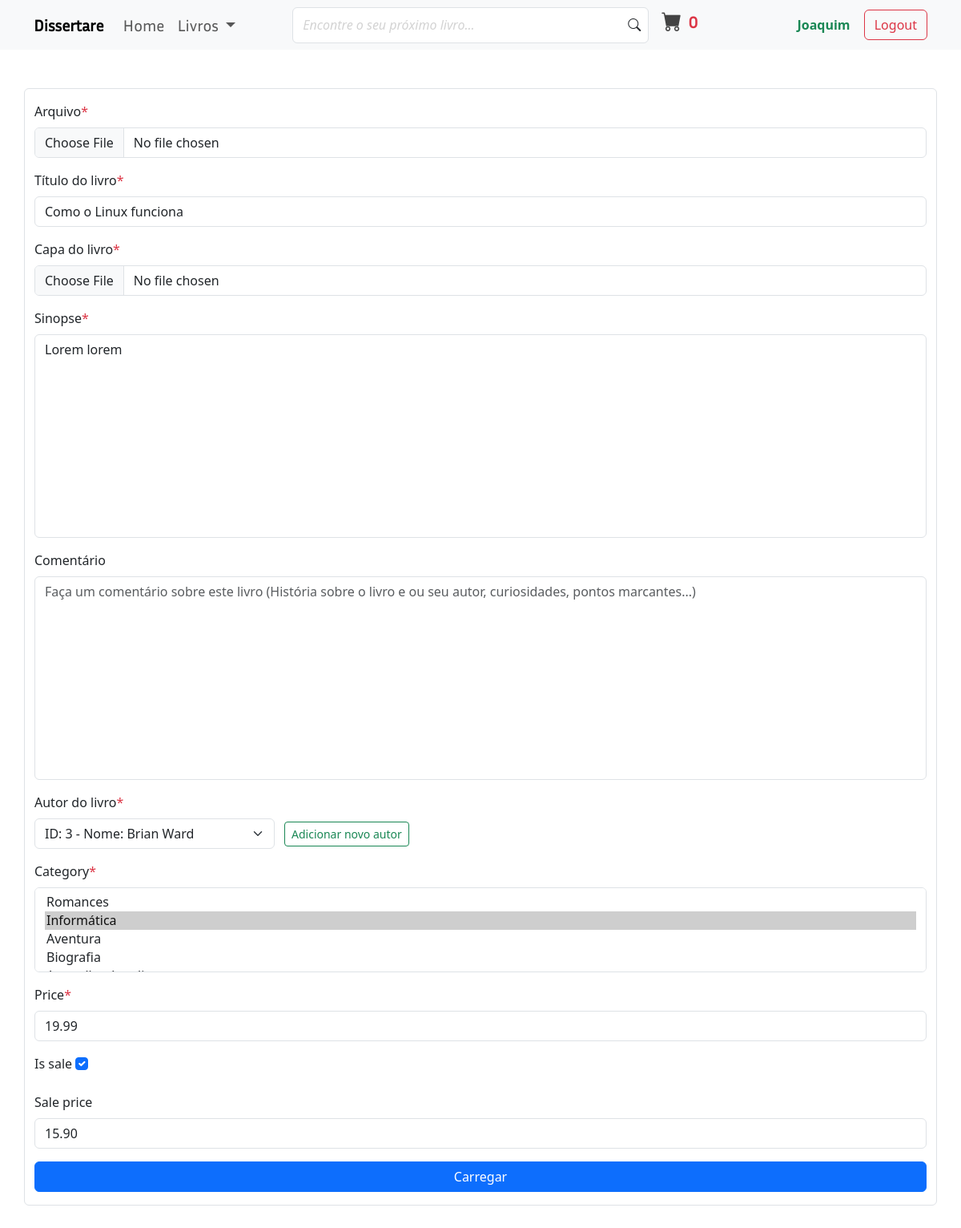
The app's page /book/update_book/1/ (signed in), older data.
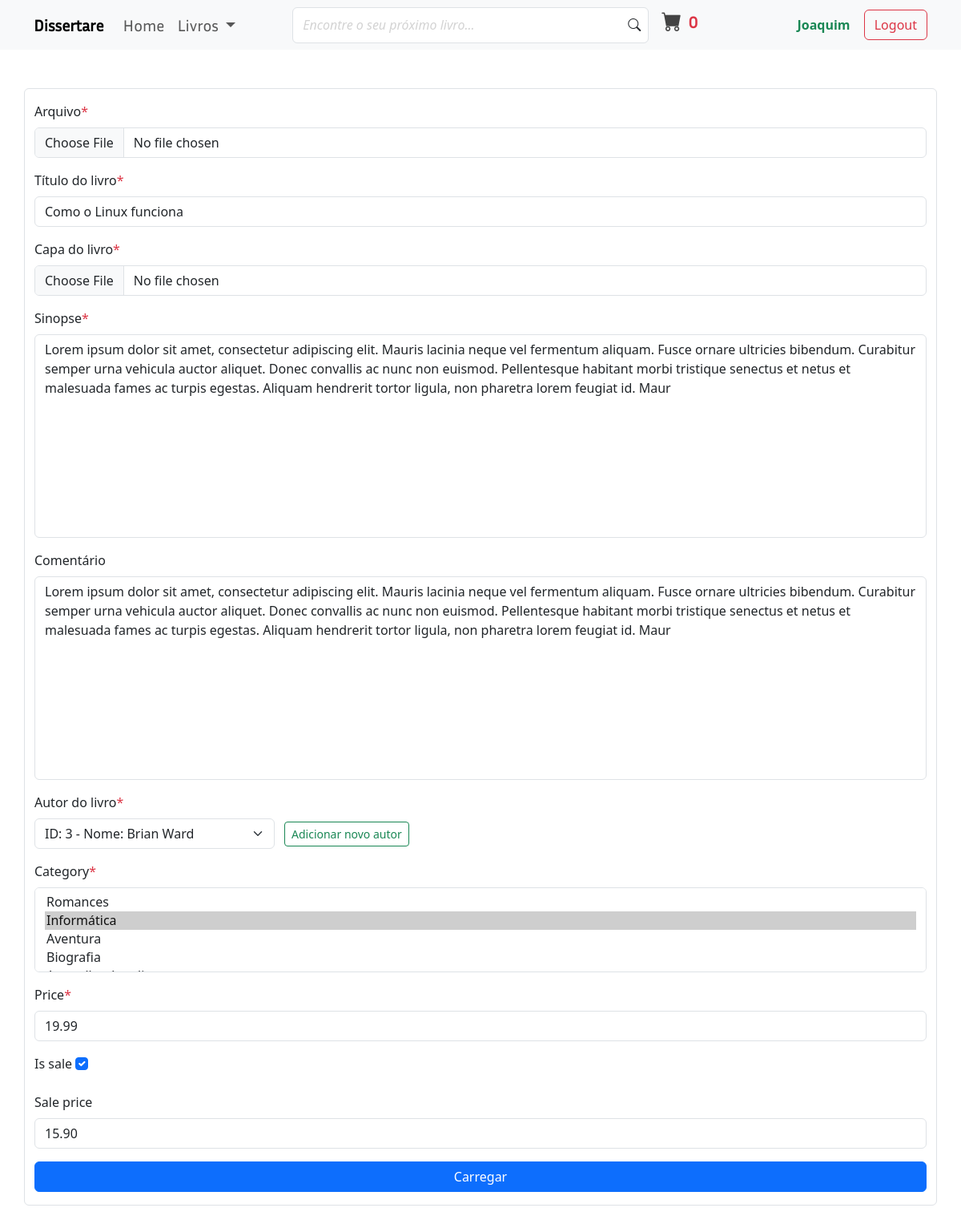
The same page, newer data.
### books/models.py (models this page shows, shortened)
class Books(models.Model):
    author = models.ForeignKey(Authors, on_delete=models.CASCADE, verbose_name='Autor do livro')
    file = models.FileField(
        upload_to=books_pdf_file_path,
        verbose_name='Arquivo',
        validators=[pdf_format_validator]
    )
    title = models.CharField(max_length=50, verbose_name='Título do livro')
    description = models.TextField(max_length=400, verbose_name='Sinopse')
    comment = models.TextField(max_length=400, verbose_name='Comentário', null=True, blank=True)
    cover = models.ImageField(
        upload_to=books_image_file_path,
        verbose_name='Capa do livro')
    date_posted = models.DateTimeField(default=timezone.now, verbose_name='Publicado no site em')
    uploaded_by = models.ForeignKey(User, on_delete=models.CASCADE, verbose_name='Enviado por')
    category = models.ManyToManyField(Category, related_name='books_category', default=[0])
    price = models.DecimalField(default=0, decimal_places=2, max_digits=6, validators=[val_cannot_be_negative])
    is_sale = models.BooleanField(default=False)
    sale_price = models.DecimalField(default=0, decimal_places=2, max_digits=6, validators=[val_cannot_be_negative], null=True, blank=True)
    class Meta:
        verbose_name_plural = 'Books'

### books/views.py (the view)
# urls.py: path('book/update_book/<int:book_id>/', views.update_book, name='book-update'),
@user_passes_test(_user_is_superuser, login_url='home')
def update_book(request, book_id):
    book = Books.objects.get(pk=book_id)
    if request.method == 'POST':
        book_form = BookForm(
            request.POST,
            request.FILES,
            instance=book)
        if book_form.is_valid():
            book_form.save()
            messages.success(request, 'Livro actualizado com sucesso')
            return HttpResponseRedirect(reverse(
                'book-detail',
                kwargs={'book_id': book_id}
                )
            )
        messages.warning(request, 'Algo deu errado')
    else:
        book_form = BookForm(instance=book)
    title = f'editar livro {book.title}'
    return render(
        request,
        'books/book_create_form.html',
        {
            'book_form': book_form,
            'book_form_erros': book_form.errors,
            'title': title
        }
    )

### books/context_processors.py (called while the page is built)
def announcement(request):
    announcement_obj = Announcement_context(request)
    announcements = announcement_obj.announcement.order_by('-date_posted')[:3]
    return {'announcements': announcements}

### books/models.py (called while the page is built)
    def __str__(self) -> str:
        return f'ID: {self.id} - Nome: {self.name}'

    def __str__(self) -> str:
        return self.name

### books/views.py (called while the page is built)
def _user_is_superuser(user):
    return user.is_superuser

### cart/cart.py (called while the page is built)
    def __len__(self):
        return len(self.cart)

### cart/context_processors.py (called while the page is built)
def cart(request):
    return {'cart': Cart(request)}

### books/templates/books/book_create_form.html (shortened to what this page needs)
{% extends "books/base.html" %}
{% block main_content %}
<div class="container py-5">
    <div class="row d-flex flex-column flex-lg-row py-3 border rounded">
        <div class="col">
            <form method="post" enctype="multipart/form-data">
                <div class="mb-3">
                    <label class="form-label" for="{{book_form.file.id_for_label}}">{{book_form.file.label}}<span class="text-danger">*</span></label>
                    {{book_form.file}}
                </div>
                <div class="mb-3">
                    <label class="form-label" for="{{book_form.title.id_for_label}}">{{book_form.title.label}}<span class="text-danger">*</span></label>
                    {{book_form.title}}
                </div>
                <div class="mb-3">
                    <label class="form-label" for="{{book_form.cover.id_for_label}}">{{book_form.cover.label}}<span class="text-danger">*</span></label>
                    {{book_form.cover}}
                </div>
                <div class="mb-3">
                    <label class="form-label" for="{{book_form.description.id_for_label}}">{{book_form.description.label}}<span class="text-danger">*</span></label>
                    {{book_form.description}}
                </div>
                <div class="mb-3">
                    <label class="form-label" for="{{book_form.comment.id_for_label}}">{{book_form.comment.label}}</label>
                    {{book_form.comment}}
                </div>
                <div class="mb-3">
                    <label class="form-label" for="{{book_form.author.id_for_label}}">{{book_form.author.label}}<span class="text-danger">*</span></label>
                    <br>
                    <div class="row d-flex justify-content-start align-items-center p-0 m-0">
                        <div class="col-auto px-0">
                            {{book_form.author}}
                        </div>
                        <div class="col-auto">
                            <a href="{% url 'register-author' %}" class="btn btn-sm btn-outline-success">Adicionar novo autor</a>
                        </div>
                    </div>
                </div>
                <div class="mb-3">
                    <label class="form-label" for="{{book_form.category.id_for_label}}">{{book_form.category.label}}<span class="text-danger">*</span></label>
                    {{book_form.category}}
                </div>
                <div class="mb-3">
                    <label class="form-label" for="{{book_form.price.id_for_label}}">{{book_form.price.label}}<span class="text-danger">*</span></label>
                    {{book_form.price}}
                </div>
                <div class="mb-3">
                    <label class="form-label" for="{{book_form.is_sale.id_for_label}}">{{book_form.is_sale.label}}</label>
                    {{book_form.is_sale}}
                </div>
                <div class="mb-3">
                    <label class="form-label" for="{{book_form.sale_price.id_for_label}}">{{book_form.sale_price.label}}</label>
                    {{book_form.sale_price}}
                </div>
                <button class="btn btn-primary w-100" type="submit">Carregar</button>
            </form>
        </div>
    </div>
</div>
{% endblock main_content %}

Row changes from the older to the newer data that the page shows:
changed Books "Como o Linux funciona": description "Lorem lorem" → "Lorem ipsum dolor sit amet, consectetur adipiscing elit. Mauris lacinia neque vel fermentum aliquam. Fusce ornare ultricies bibendum. Curabitur semper urna vehicula auctor aliquet. Donec convallis ac nunc non euismod. Pellentesque habitant morbi tristique senectus et netus et malesuada fames ac turpis egestas. Aliquam hendrerit tortor ligula, non pharetra lorem feugiat id. Maur"; comment (not shown) → "Lorem ipsum dolor sit amet, consectetur adipiscing elit. Mauris lacinia neque vel fermentum aliquam. Fusce ornare ultricies bibendum. Curabitur semper urna vehicula auctor aliquet. Donec convallis ac nunc non euismod. Pellentesque habitant morbi tristique senectus et netus et malesuada fames ac turpis egestas. Aliquam hendrerit tortor ligula, non pharetra lorem feugiat id. Maur"
